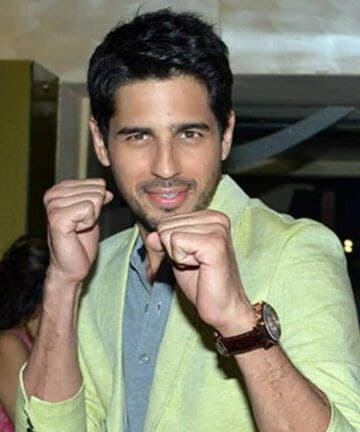
#> input picture s.jpg, 360 x 432 px
$ jupyter execute 'crop an image.ipynb'
#> lines starting #> are read from the running program, lines starting #| are printed output that depends on the picture
[cell 1]
import cv2

[cell 2]
#read image
Sid = cv2.imread('s.jpg')
#> Sid is the input picture: shape (432, 360, 3); mean B, G, R 104.7, 123.9, 126.1

cv2.imshow("Sid", Sid)
cv2.waitKey()
cv2.destroyAllWindows()

[cell 3]
#crop an image
sid = Sid[10:200 , 50:280]
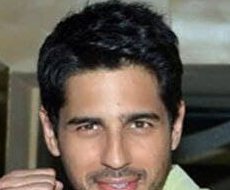
#> sid: shape (190, 230, 3); mean B, G, R 82.4, 93.2, 103.2
cv2.imshow("SidFace", sid)
cv2.waitKey()
cv2.destroyAllWindows()


$ run again, with a.jpg copied over s.jpg
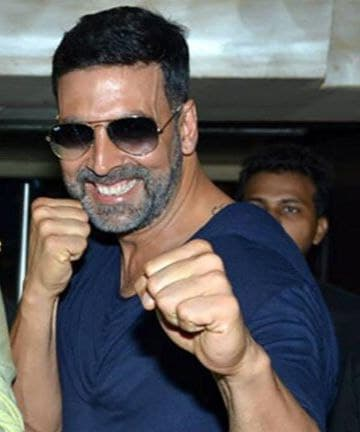
#> input picture a.jpg, 360 x 432 px
#> Sid is the input picture: shape (432, 360, 3); mean B, G, R 88.1, 88.1, 92.6
#> `sid = Sid[10:200 , 50:280]`:
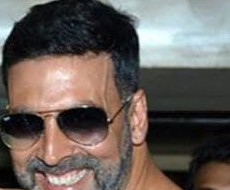
#> sid: shape (190, 230, 3); mean B, G, R 89.7, 95.3, 104.3
